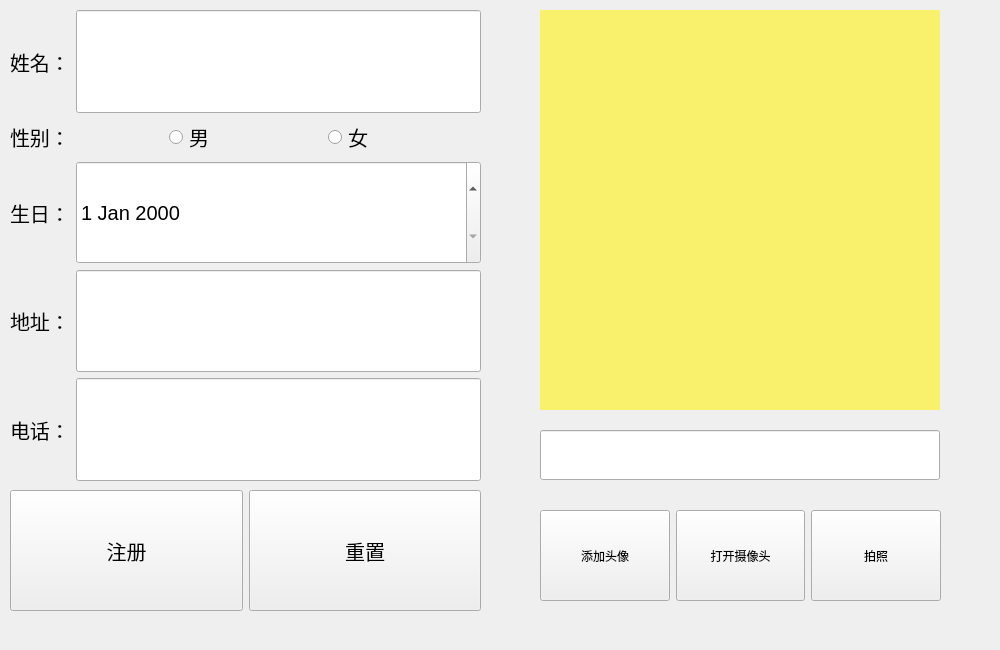
<?xml version="1.0" encoding="UTF-8"?>
<ui version="4.0">
 <class>RegisterWin</class>
 <widget class="QWidget" name="RegisterWin">
  <property name="geometry">
   <rect>
    <x>0</x>
    <y>0</y>
    <width>1000</width>
    <height>650</height>
   </rect>
  </property>
  <property name="windowTitle">
   <string>Form</string>
  </property>
  <widget class="QLabel" name="headPicLb">
   <property name="geometry">
    <rect>
     <x>540</x>
     <y>10</y>
     <width>400</width>
     <height>400</height>
    </rect>
   </property>
   <property name="styleSheet">
    <string notr="true">background-color: rgb(249, 240, 107);</string>
   </property>
   <property name="text">
    <string/>
   </property>
  </widget>
  <widget class="QLineEdit" name="picFileEdit">
   <property name="geometry">
    <rect>
     <x>540</x>
     <y>430</y>
     <width>400</width>
     <height>50</height>
    </rect>
   </property>
  </widget>
  <widget class="QWidget" name="">
   <property name="geometry">
    <rect>
     <x>540</x>
     <y>510</y>
     <width>401</width>
     <height>91</height>
    </rect>
   </property>
   <layout class="QHBoxLayout" name="horizontalLayout_7">
    <item>
     <widget class="QPushButton" name="addHeadPicBt">
      <property name="sizePolicy">
       <sizepolicy hsizetype="Minimum" vsizetype="Expanding">
        <horstretch>0</horstretch>
        <verstretch>0</verstretch>
       </sizepolicy>
      </property>
      <property name="text">
       <string>添加头像</string>
      </property>
     </widget>
    </item>
    <item>
     <widget class="QPushButton" name="turnOnCamBt">
      <property name="sizePolicy">
       <sizepolicy hsizetype="Minimum" vsizetype="Expanding">
        <horstretch>0</horstretch>
        <verstretch>0</verstretch>
       </sizepolicy>
      </property>
      <property name="text">
       <string>打开摄像头</string>
      </property>
     </widget>
    </item>
    <item>
     <widget class="QPushButton" name="takePhotosBt">
      <property name="sizePolicy">
       <sizepolicy hsizetype="Minimum" vsizetype="Expanding">
        <horstretch>0</horstretch>
        <verstretch>0</verstretch>
       </sizepolicy>
      </property>
      <property name="text">
       <string>拍照</string>
      </property>
     </widget>
    </item>
   </layout>
  </widget>
  <widget class="QWidget" name="">
   <property name="geometry">
    <rect>
     <x>10</x>
     <y>10</y>
     <width>471</width>
     <height>471</height>
    </rect>
   </property>
   <layout class="QVBoxLayout" name="verticalLayout">
    <item>
     <layout class="QHBoxLayout" name="horizontalLayout">
      <item>
       <widget class="QLabel" name="label">
        <property name="sizePolicy">
         <sizepolicy hsizetype="Preferred" vsizetype="Preferred">
          <horstretch>0</horstretch>
          <verstretch>0</verstretch>
         </sizepolicy>
        </property>
        <property name="font">
         <font>
          <pointsize>15</pointsize>
         </font>
        </property>
        <property name="text">
         <string>姓名：</string>
        </property>
       </widget>
      </item>
      <item>
       <widget class="QLineEdit" name="nameEdit">
        <property name="sizePolicy">
         <sizepolicy hsizetype="Expanding" vsizetype="Expanding">
          <horstretch>0</horstretch>
          <verstretch>0</verstretch>
         </sizepolicy>
        </property>
       </widget>
      </item>
     </layout>
    </item>
    <item>
     <layout class="QHBoxLayout" name="horizontalLayout_2">
      <item>
       <widget class="QLabel" name="label_2">
        <property name="sizePolicy">
         <sizepolicy hsizetype="Preferred" vsizetype="Preferred">
          <horstretch>0</horstretch>
          <verstretch>0</verstretch>
         </sizepolicy>
        </property>
        <property name="font">
         <font>
          <pointsize>15</pointsize>
         </font>
        </property>
        <property name="text">
         <string>性别：</string>
        </property>
       </widget>
      </item>
      <item>
       <widget class="QRadioButton" name="manRB">
        <property name="font">
         <font>
          <pointsize>15</pointsize>
         </font>
        </property>
        <property name="text">
         <string>男</string>
        </property>
       </widget>
      </item>
      <item>
       <widget class="QRadioButton" name="womanRB">
        <property name="font">
         <font>
          <pointsize>15</pointsize>
         </font>
        </property>
        <property name="text">
         <string>女</string>
        </property>
       </widget>
      </item>
     </layout>
    </item>
    <item>
     <layout class="QHBoxLayout" name="horizontalLayout_3">
      <item>
       <widget class="QLabel" name="label_3">
        <property name="sizePolicy">
         <sizepolicy hsizetype="Preferred" vsizetype="Preferred">
          <horstretch>0</horstretch>
          <verstretch>0</verstretch>
         </sizepolicy>
        </property>
        <property name="font">
         <font>
          <pointsize>15</pointsize>
         </font>
        </property>
        <property name="text">
         <string>生日：</string>
        </property>
       </widget>
      </item>
      <item>
       <widget class="QDateEdit" name="birthdayEdit">
        <property name="sizePolicy">
         <sizepolicy hsizetype="Expanding" vsizetype="Expanding">
          <horstretch>0</horstretch>
          <verstretch>0</verstretch>
         </sizepolicy>
        </property>
        <property name="font">
         <font>
          <pointsize>15</pointsize>
         </font>
        </property>
        <property name="contextMenuPolicy">
         <enum>Qt::DefaultContextMenu</enum>
        </property>
       </widget>
      </item>
     </layout>
    </item>
    <item>
     <layout class="QHBoxLayout" name="horizontalLayout_4">
      <item>
       <widget class="QLabel" name="label_4">
        <property name="sizePolicy">
         <sizepolicy hsizetype="Preferred" vsizetype="Preferred">
          <horstretch>0</horstretch>
          <verstretch>0</verstretch>
         </sizepolicy>
        </property>
        <property name="font">
         <font>
          <pointsize>15</pointsize>
         </font>
        </property>
        <property name="text">
         <string>地址：</string>
        </property>
       </widget>
      </item>
      <item>
       <widget class="QLineEdit" name="addressEdit">
        <property name="sizePolicy">
         <sizepolicy hsizetype="Expanding" vsizetype="Expanding">
          <horstretch>0</horstretch>
          <verstretch>0</verstretch>
         </sizepolicy>
        </property>
       </widget>
      </item>
     </layout>
    </item>
    <item>
     <layout class="QHBoxLayout" name="horizontalLayout_5">
      <item>
       <widget class="QLabel" name="label_5">
        <property name="sizePolicy">
         <sizepolicy hsizetype="Preferred" vsizetype="Preferred">
          <horstretch>0</horstretch>
          <verstretch>0</verstretch>
         </sizepolicy>
        </property>
        <property name="font">
         <font>
          <pointsize>15</pointsize>
         </font>
        </property>
        <property name="text">
         <string>电话：</string>
        </property>
       </widget>
      </item>
      <item>
       <widget class="QLineEdit" name="phoneEdit">
        <property name="sizePolicy">
         <sizepolicy hsizetype="Expanding" vsizetype="Expanding">
          <horstretch>0</horstretch>
          <verstretch>0</verstretch>
         </sizepolicy>
        </property>
       </widget>
      </item>
     </layout>
    </item>
   </layout>
  </widget>
  <widget class="QWidget" name="">
   <property name="geometry">
    <rect>
     <x>10</x>
     <y>490</y>
     <width>471</width>
     <height>121</height>
    </rect>
   </property>
   <layout class="QHBoxLayout" name="horizontalLayout_6">
    <item>
     <widget class="QPushButton" name="registerBt">
      <property name="sizePolicy">
       <sizepolicy hsizetype="Expanding" vsizetype="Expanding">
        <horstretch>0</horstretch>
        <verstretch>0</verstretch>
       </sizepolicy>
      </property>
      <property name="font">
       <font>
        <pointsize>15</pointsize>
       </font>
      </property>
      <property name="text">
       <string>注册</string>
      </property>
     </widget>
    </item>
    <item>
     <widget class="QPushButton" name="resetBt">
      <property name="sizePolicy">
       <sizepolicy hsizetype="Expanding" vsizetype="Expanding">
        <horstretch>0</horstretch>
        <verstretch>0</verstretch>
       </sizepolicy>
      </property>
      <property name="font">
       <font>
        <pointsize>15</pointsize>
       </font>
      </property>
      <property name="text">
       <string>重置</string>
      </property>
     </widget>
    </item>
   </layout>
  </widget>
 </widget>
 <resources/>
 <connections/>
</ui>
